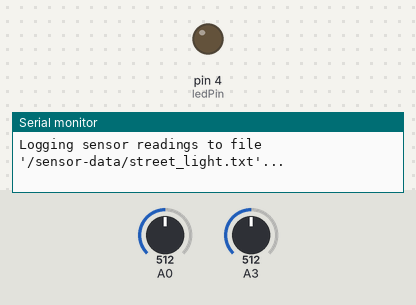
Recording of a sketch running on a simulated Arduino Uno, built with avr-gcc and run on an emulated ATmega328P. On the bench: output pins drawn as LEDs (lit = HIGH), the last lines printed to the serial monitor. Inputs (shaded band) come from the test bench; at power-on: A3 = 512, A0 = 512. Storage starts empty.

Above: at 1.2 s.
1.3 s: A3 set to 495
At 2.2 s:
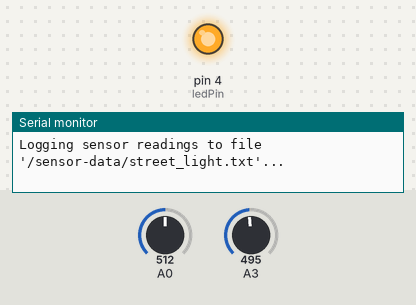
3.0 s: A3 set to 716
At 4.8 s:
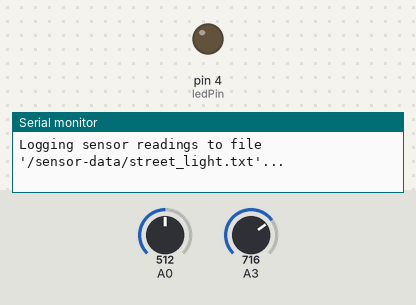
5.4 s: A3 set to 511
At 7.3 s:
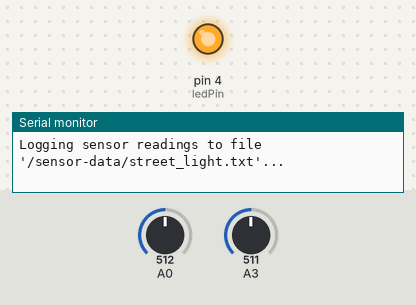
Timing chart, 0 to 8.8 s (numbered marks = the images above; inputs shaded):
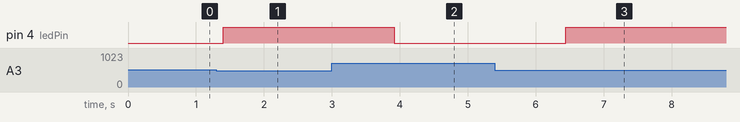

Measured:
- the behaviour switches between 512 and 511 on A3 (found by bisection; images 0 and 1)
- after the input at 1.3 s, pin 4 (ledPin): LOW → HIGH after 0.10 s
- after the input at 3.0 s, pin 4 (ledPin): HIGH → LOW after 0.92 s
- after the input at 5.4 s, pin 4 (ledPin): LOW → HIGH after 1.0 s

The sketch:

use_case_1_street_light.ino
```cpp
/*Intelligent Street Lighting with Temperature Monitoring*/

#include <SD.h>;
#include <math.h>
const int ledPin=4;                 //Connect the LED Grove module to 4, Digital 4
const int thresholdvalue=10;        //The threshold for which the LED should turn on.
float Rsensor;                      //Declaring a variable; Resistance of sensor in K


File myFile;

int a;
float temperature;
int B=3975;                        //B: value of the thermistor
float resistance;


void setup() {
  Serial.begin(9600);              //Start the Serial connection at 9600 bits per second
  pinMode(ledPin,OUTPUT);          //Set the LED on Digital 4 as an OUTPUT

  Serial.print("\nInitializing SD card...");

  if (!SD.begin()) {
    Serial.println("initialization failed!");
    return;
  }

  Serial.println("initialization done.");

  // if the directory does not exist, create it:
  if (!SD.exists("/sensor-data")) {
    Serial.print("Creating directory '/sensor-data'\n");
    SD.mkdir("/sensor-data");

}


 myFile = SD.open("/sensor-data/street_light.txt", FILE_WRITE);

  // if the file opened okay, write to it:
  if (myFile) {
    Serial.print("File '/sensor-data/street_light.txt' ready for writing...");
    myFile.println("The readings are:");
    //close the file:
    myFile.close();
  }
  else {
    // if the file didn't open, print an error:
    Serial.println("error opening file\n");
  }

}


void loop() {
  //TEMPERATURE SENSOR CODE
  a=analogRead(0);                                            //Temperature Sensor connected on Analog Pin (A0)
  resistance=(float)(1023-a)*10000/a;                         //Get the resistance of the temperature sensor;
  temperature=1/(log(resistance/10000)/B+1/298.15)-273.15;    //convert to temperature via datasheet&nbsp;;
  Serial.print("Current temperature in Celsius is: ");
  Serial.println(temperature);                                //Displaying temperature in Celsius


  //LDR + LED CODE
  int sensorValue = analogRead(3);                           //Light Sensor Connected on Analog Pin (A3)
  Rsensor=(float)(1023-sensorValue)*10/sensorValue;          //Get the resistance of the light sensor;

  if(Rsensor>thresholdvalue)                                 //Comparing resistance of light sensor with threshold
  {
    digitalWrite(ledPin,HIGH);
    Serial.println("LED turned ON: Resistance of Light Sensor > Threshold");
  }
  else
  {
  digitalWrite(ledPin,LOW);
  Serial.println("LED turned OFF: Resistance of Light Sensor < Threshold");
  }

  Serial.print("Data read from Analog Pin 3 (Light Sensor) is:  ");
  Serial.println(sensorValue);                                    //show the raw sensor reading on the serial monitor
  Serial.print("The data of A3 (Light Sensor) converted into resistance is: ");
  Serial.println(Rsensor,DEC);                                    //show the light intensity on the serial monitor;
  Serial.println("");


  myFile = SD.open("/sensor-data/street_light.txt", FILE_WRITE);

  // if the file opened okay, write to it:
  if (myFile) {
    Serial.println("Logging sensor readings to file '/sensor-data/street_light.txt'...");
    Serial.println("");Serial.println("");Serial.println("");Serial.println("");
    myFile.print("Temperature in *C is: ");
    myFile.println(temperature);
    myFile.print("Data read from Analog Pin 3 (Light Sensor) is:  ");
    myFile.println(sensorValue);
    myFile.print("The data of A3 (Light Sensor) converted into resistance is: ");
    myFile.println(Rsensor);


    if(Rsensor>thresholdvalue)                                 //Comparing resistance of light sensor with threshold
    {
        myFile.println("LED turned ON: Resistance of Light Sensor > Threshold");

    }
    else
    {
        myFile.println("LED turned OFF: Resistance of Light Sensor < Threshold");
    }

    myFile.println("");myFile.println("");myFile.println("");
    myFile.close();                                              //close the file:

  } else {
    // if the file didn't open, print an error:
    Serial.println("error opening /street_light.txt\n");
  }

  delay(1000);                                                    //Delay between two readings = 1second


}
```
